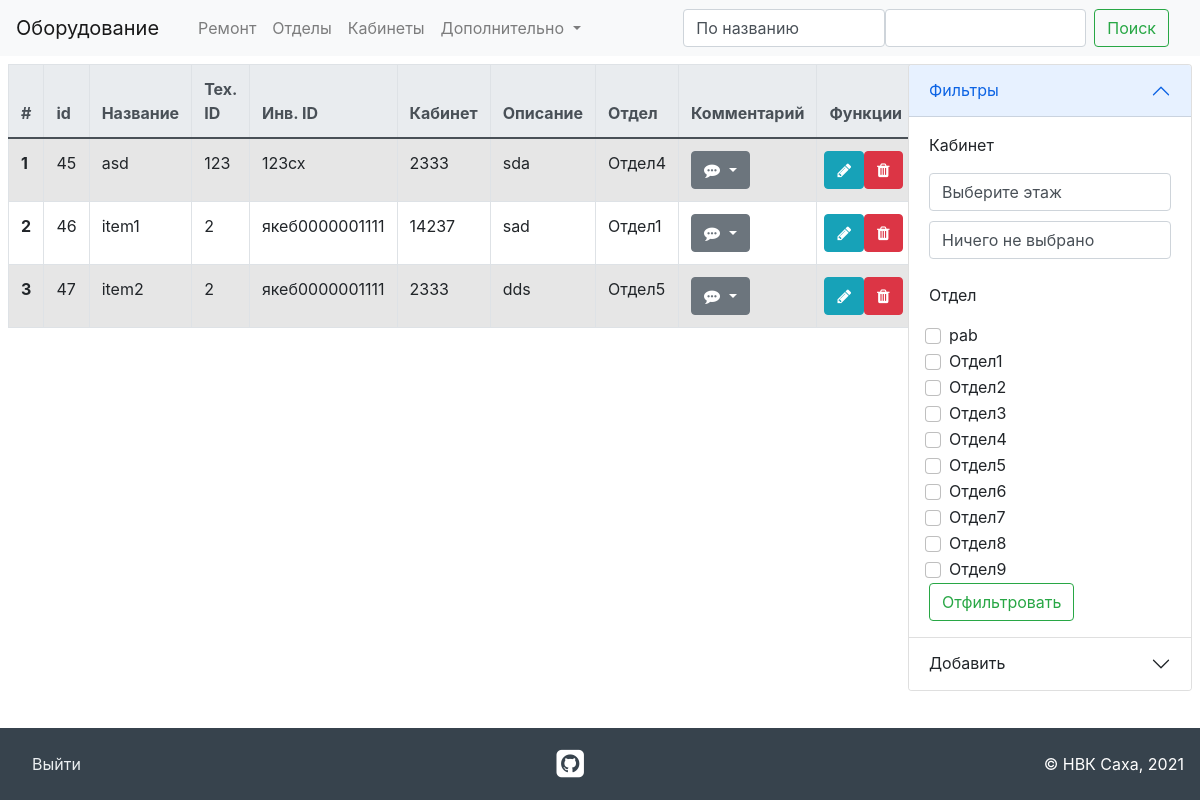
The app's page /home/ (signed in) with its own data.
### invent/models.py (models this page shows, shortened)
class Inventory(models.Model):
    name = models.CharField(max_length=100, verbose_name="Наименование")
    tech_id = models.IntegerField(verbose_name="Тех. ID")
    invent_id = models.CharField(max_length=20, verbose_name="Инвентарный ID")
    room = models.ForeignKey('Location', on_delete=models.PROTECT, verbose_name="Кабинет")
    description = models.TextField(verbose_name="Описание")
    comment = models.TextField(max_length=200, verbose_name="Комментарий")
    department = models.ForeignKey('Department', on_delete=models.PROTECT, verbose_name="Отдел")
    time_create = models.DateTimeField(auto_now_add=True, verbose_name="Время создания")
    time_update = models.DateTimeField(auto_now=True, verbose_name="Время последнего изменения")
    class Meta:
        verbose_name = 'Оборудование'
        verbose_name_plural = 'Оборудования'
        ordering = ['name', 'time_create']

class Location(models.Model):
    room = models.CharField(max_length=40, verbose_name='Кабинет')
    comment = models.TextField(max_length=200, verbose_name='Комментарий')
    department = models.ForeignKey('Department', on_delete=models.PROTECT, verbose_name='Отдел')
    def __str__(self):
        return str(self.room)
    class Meta:
        verbose_name = "Кабинеты"
        verbose_name_plural = "Кабинет"
        ordering = ['department', 'room']

class Department(models.Model):
    name = models.CharField(max_length=40, verbose_name="Отдел")
    class Meta:
        ordering = ["name"]
        verbose_name = 'Отделы'
        verbose_name_plural = 'Отдел'
    def __str__(self):
        return self.name

### invent/views.py (the view, shortened to what this page needs)
# urls.py: path('home/', invent_home, name='home'),
def invent_home(request):
    if request.user.is_authenticated:
        if request.method == "POST":
            form = InvForm(request.POST)
            if form.is_valid():
                invent = form.save(commit=False)
                invent.save()
                return redirect('home')
        else:
            form = InvForm()
        search_query = request.GET.get('q')
        selected_query = request.GET.get('s')
        if search_query:
            if selected_query == "0":
                inv = Inventory.objects.filter(Q(name__icontains=search_query))
            elif selected_query == "1":
                inv = Inventory.objects.filter(Q(tech_id__icontains=search_query))
            elif selected_query == "2":
                inv = Inventory.objects.filter(Q(invent_id__icontains=search_query))
            else:
                inv = Inventory.objects.filter(Q(room__room__icontains=search_query))
        else:
            inv = Inventory.objects.all()
        filter_select_floor = request.GET.get('filter-select-floor')
        filter_select_room = request.GET.get('filter-select-room')
        filter_checkbox = request.GET.getlist('filter-checkbox')
        rooms = Location.objects.all()
        deps = Department.objects.all()
    else:
        return redirect('auth')
    return render(request, 'invent/home.html', {
        'rooms': rooms,
        'deps': deps,
        'inv': inv,
        'title': "Оборудование",
        'menu': menu,
        'selected': 0,
        'form': form
    })

### invent/forms.py
class InvForm(forms.ModelForm):
    class Meta:
        model = Inventory
        fields = {
            'name',
            'tech_id',
            'invent_id',
            'room',
            'description',
            'comment',
            'department'
        }

### invent/templates/invent/home.html (shortened to what this page needs)
{% extends 'invent/base.html' %}
{% block content %}
    <div class="d-flex flex-row justify-content-between">
        <div class="p-2 w-75 h-100 bd-highlight">
            <table class="table table-striped table-bordered table-hover">
                <thead class="thead-light">
                <tr>
                    <th scope="col">#</th>
                    <th scope="col">id</th>
                    <th scope="col">Название</th>
                    <th scope="col">Тех. ID</th>
                    <th scope="col">Инв. ID</th>
                    <th scope="col">Кабинет</th>
                    <th scope="col">Описание</th>
                    <th scope="col">Отдел</th>
                    <th scope="col">Комментарий</th>
                    {% if perms.invent.change_inventory %}
                    <th scope="col">Функции</th>
                    {% endif %}
                </tr>
                </thead>
                <tbody>
                {% for s in inv %}
                    <tr>
                        <th scope="row">{{ forloop.counter }}</th>
                        <td>{{ s.id }}</td>
                        <td>{{ s.name }}</td>
                        <td>{{ s.tech_id }}</td>
                        <td>{{ s.invent_id }}</td>
                        <td>{{ s.room }}</td>
                        <td>{{ s.description }}</td>
                        <td>{{ s.department }}</td>
                        <td>
                            <div class="dropdown d-flex justify-content-between">
                                <button class="btn btn-secondary dropdown-toggle" type="button" id="dropdownMenuButton"
                                        data-toggle="dropdown" aria-haspopup="true" aria-expanded="false">
                                    <i class="fa fa-commenting"></i>
                                </button>
                            </div>
                        </td>
                        {% if perms.invent.change_inventory %}
                        <td>
                            <div class="form-row">
                                <button type="button" class="btn btn-info" data-target="#modal-item-{{ s.id }}"
                                        data-toggle="modal" id="update-item-{{ s.id }}"><i class="fa fa-pencil"></i>
                                </button>
                                <button type="button" class="btn btn-danger" data-target="#modal-delete-{{ s.id }}"
                                        data-toggle="modal" id="modal-try-{{ s.id }}"><i class="fa fa-trash"></i>
                                </button>
                            </div>
                        </td>
                        {% endif %}
                    </tr>
                {% endfor %}
                </tbody>
            </table>
        </div>
        <div class="accordion p-2 w-25 h-100 bd-highlight" id="accordion-home">
            <div class="accordion-item">
                <h2 class="accordion-header" id="headingOne">
                    <button class="accordion-button" type="button" data-bs-toggle="collapse"
                            data-bs-target="#collapseOne" aria-expanded="true" aria-controls="collapseOne">
                        Фильтры
                    </button>
                </h2>
                <div id="collapseOne" class="accordion-collapse collapse show" aria-labelledby="headingOne"
                     data-bs-parent="#accordionExample">
                    <div class="accordion-body">
                        <ul class="list-group">
                            <div id="parent-room" class="parent-room">
                                <form id="choose-floor" action="{% url 'home' %}" method="GET">
                                    <p>Кабинет</p>
                                    <select class="selectpicker form-control" aria-label="select floor"
                                            name="filter-select-floor" id="select-floor">
                                        <option selected value="0">Выберите этаж</option>
                                    </select>
                                    <select class="selectpicker form-control" aria-label="select room"
                                            name="filter-select-room" id="select-room" title="Ничего не выбрано"
                                            style="margin-top: 10px">
                                        <option selected value="0">Ничего не выбрано</option>
                                    </select>
                                    <br>
                                    <p>Отдел</p>
                                    {% for d in deps %}
                                        <div class="form-check">
                                            <input class="form-check-input" type="checkbox" value="{{ d.name }}"
                                                   id="flexCheckDefault" name="filter-checkbox">
                                            <label class="form-check-label" for="flexCheckDefault">
                                                {{ d.name }}
                                            </label>
                                        </div>
                                    {% endfor %}
                                    <button class="btn btn-outline-success" type="submit">Отфильтровать</button>
                                </form>
                            </div>
                        </ul>
                    </div>
                </div>
            </div>
            {% if perms.invent.add_inventory%}
            <div class="accordion-item">
                <h2 class="accordion-header" id="headingTwo">
                    <button class="accordion-button collapsed" type="button" data-bs-toggle="collapse"
                            data-bs-target="#collapseTwo" aria-expanded="false" aria-controls="collapseTwo">
                        Добавить
                    </button>
                </h2>
            </div>
            {% endif %}
        </div>
    </div>
{% endblock %}
{% block search %}
    <form class="d-flex" action="{% url 'home' %}" method="GET">
        <select class="selectpicker form-control" aria-label=" multiple select example" name="s">
            <option selected value="0">По названию</option>
        </select>
        <input type="text" name="q" class="form-control me-2">
        <button class="btn btn-outline-success" type="submit">Поиск</button>
    </form>
{% endblock %}

### invent/templates/invent/base.html (shortened to what this page needs)
<!DOCTYPE html>
<html lang="en">
<head>
    <link href="https://cdn.jsdelivr.net/npm/bootstrap@5.0.2/dist/css/bootstrap.min.css" rel="stylesheet"
>
    <link rel="stylesheet" href="https://cdnjs.cloudflare.com/ajax/libs/twitter-bootstrap/4.1.3/css/bootstrap.css">
    <link rel="stylesheet" href="https://cdnjs.cloudflare.com/ajax/libs/font-awesome/4.7.0/css/font-awesome.min.css">
    <link rel="stylesheet" href="https://cdn.jsdelivr.net/npm/bootstrap-select@1.13.14/dist/css/bootstrap-select.min.css">
    <link rel="stylesheet" href="https://maxcdn.bootstrapcdn.com/bootstrap/4.0.0/css/bootstrap.min.css">
    {% load static %}
    <link rel="stylesheet" href="{% static "invent/css/styles.css" %}">
</head>
<body class="d-flex flex-column">
<div class="flex-grow-1 flex-shrink-0">
    <div>
        <nav class="navbar navbar-expand-lg navbar-light bg-light">
            {% if title == "Оборудование" %}
                <a class="navbar-brand active" href="{% url 'home' %}">Оборудование<span class="sr-only">(current)</span></a>
            {% else %}
                <a class="navbar-brand" href="{% url 'home' %}">Оборудование</a>
            {% endif %}
            <div class="collapse navbar-collapse container-fluid" id="navbarNav">
                <div class="d-flex">
                    <ul class="navbar-nav">
                        <li class="nav-item">
                            {% if title == "Ремонт" %}
                                <a class="nav-link active" href="{% url 'repair' %}">Ремонт<span class="sr-only">(current)</span></a>
                            {% else %}
                                <a class="nav-link" href="{% url 'repair' %}">Ремонт</a>
                            {% endif %}
                        </li>
                        <li class="nav-item">
                            {% if title == "Отделы" %}
                                <a class="nav-link active" href="{% url 'department' %}">Отделы<span class="sr-only">(current)</span></a>
                            {% else %}
                                <a class="nav-link" href="{% url 'department' %}">Отделы</a>
                            {% endif %}
                        </li>
                        <li class="nav-item">
                            {% if title == "Кабинеты" %}
                                <a class="nav-link active" href="{% url 'location' %}">Кабинеты<span class="sr-only">(current)</span></a>
                            {% else %}
                                <a class="nav-link" href="{% url 'location' %}">Кабинеты</a>
                            {% endif %}
                        </li>
                        <li class="nav-item dropdown">
                            <a class="nav-link dropdown-toggle" href="#" id="navbarDropdownMenuLink" role="button"
                               data-toggle="dropdown" aria-haspopup="true" aria-expanded="false">
                                Дополнительно
                            </a>
                        </li>
                    </ul>
                </div>
                <div>
                    {% block search %}
                    {% endblock %}
                </div>
            </div>
        </nav>
    </div>
    {% block content %}
    {% endblock %}
</div>
<footer class="py-4 bg-dark flex-shrink-0">
    <div class="container text-center">
        <div class="navbar navbar-inverse fixed-bottom" role="navigation" id="ind-footer" style="background: #37434d;">
            <div class="navbar-text pull-left">
                {% if user.is_authenticated %}
                <a href="{% url 'logout' %}" class="nav-link" style="color: #ebeff1; background: #37434d">Выйти</a>
                {% endif %}
            </div>
            <div class="navbar-text pull-right">
                <a href="https://github.com/artemychych">
                    <i class="fa fa-github-square fa-2x white-col"></i></a>
            </div>
            <div class="navbar-text pull-left white-col">
                &copy; НВК Саха, 2021
            </div>
        </div>
    </div>
</footer>
</body>
</html>

### invent/static/invent/css/styles.css (style rules this page uses)
html, body { height: 100%; }
.white-col { color: white; }

### records on screen
Inventory: id "45", name "asd", tech_id "123", invent_id "123cx", room "2333", description "sda", department "Отдел4"
Inventory: id "46", name "item1", tech_id "2", invent_id "якеб0000001111", room "14237", description "sad", department "Отдел1"
Inventory: id "47", name "item2", tech_id "2", invent_id "якеб0000001111", room "2333", description "dds", department "Отдел5"
Department: name "pab"
Department: name "Отдел1"
Department: name "Отдел2"
Department: name "Отдел3"
Department: name "Отдел4"
Department: name "Отдел5"
Department: name "Отдел6"
Department: name "Отдел7"
Department: name "Отдел8"
Department: name "Отдел9"
